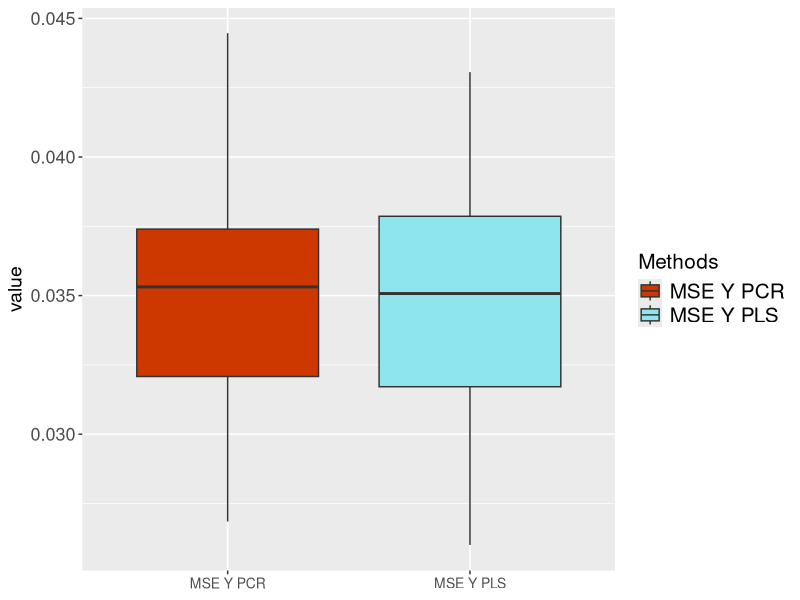
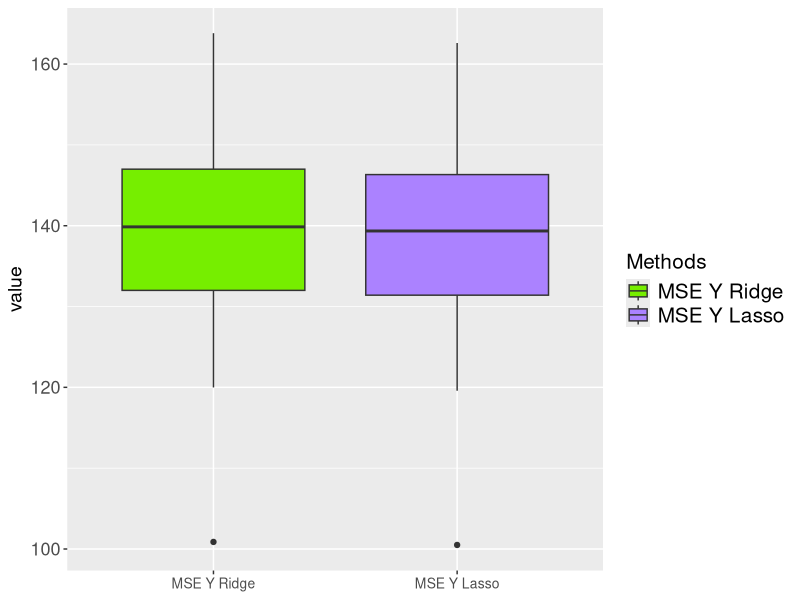

These charts were generated, in order, by the following R code: (Note: this script raises an error after producing the figures.)
library("tidyverse")
library("reshape2")
library("ggpubr")
library("glmnet")
library("pls")


###########################################
###### Simulation of the latent Model ##### 
###########################################

latent.model <- function(n = 500,
                         m = 5,
                         p = 150,
                         sigma_X = 0.1,
                         sigma_Y = 0.1,
                         sigma_P = 1/sqrt(m),
                         alpha.true = NULL,
                         P = NULL,
                         seed = 123) {
  
  set.seed(seed)
  
  N <- matrix(rnorm(n*m, 0, 1), nrow = n, ncol = m)
  if (is.null(alpha.true)) {
    alpha.true <- c(-2*m, m:1)
  }
  
  f <- rnorm(n, 0, 1)
  Y <- N %*% alpha.true[-1] + alpha.true[1] + (sigma_Y * f) 
  
  if (is.null(P)) P <- sigma_P * matrix(rnorm(p*m, 0, 1), nrow = p, ncol = m)
  
  E <- matrix(rnorm(n*p, 0, 1), nrow = n, ncol = p)
  X <- N %*% t(P) + (sigma_X * E)
  
  beta.true <- c(alpha.true[1], P %*% solve(t(P) %*% P) %*% alpha.true[-1])
  
  return(list(X, Y, beta.true))
  
}



##################################
#######      SCRIPTS       ####### 
##################################

#### PCR as function ####


pcr <- function(m = 30, ...) {
  
  # Scaling
  
  mu.X <- apply(X.train, 2, mean)
  sd.X <- apply(X.train, 2, sd)
  
  mu.Y <- apply(Y.train, 2, mean)
  sd.Y <- apply(Y.train, 2, sd)
  
  X.norm.train <- scale(X.train)
  Y.norm.train <- scale(Y.train)
  
  # PCR
  
  m.pca.seq <- 2:m
  pca.results.MSE.y <- Inf
  pca.results.MSE.beta <- Inf
  m.pca.best <- NA
  beta.pca.best <- NA
  cor.pca <- rep(NA, m)
  
  # Global PCA on normalized training data
  
  fit.pca.train <- prcomp(X.norm.train, center=FALSE, scale.=FALSE, rank.=max(m.pca.seq)) 
  
  # PCR model selection
  
  for (m.pca in m.pca.seq) {
    
    # Reduced data set
    X.norm.train.pca <- fit.pca.train$x[, 1:m.pca]                                # prcomp gives you projected data already
    R.pca <- fit.pca.train$rotation[, 1:m.pca]                                    # with prcomp we only use projection matrix for coeffs
    
    data.pca.comp <- cbind(Y.norm.train, X.norm.train.pca)
    data.pca.comp <- as.data.frame(data.pca.comp)
    colnames(data.pca.comp) <- c("Y", paste0("PC", 1:m.pca))
    
    # PCR on reduced data set
    fit.pcr <- lm(Y ~ .,  data=data.pca.comp)                                     # we fit lm to get all coeffs
    beta.norm.pca.proj <- fit.pcr$coefficients                                    # we extract lm coeffs for norm/proj data
    
    # Coeffs for non-reduced normalized data set
    beta.norm.pca <- c(beta.norm.pca.proj[1], R.pca %*% beta.norm.pca.proj[-1])
    
    # Coeffs for original data set
    beta.pca <- beta.norm.pca*0
    
    beta.pca[1] <- sd.Y[1]*beta.norm.pca[1] + mu.Y[1] - sd.Y[1]*(mu.X/sd.X)%*%beta.norm.pca[-1]
    beta.pca[-1] <- sd.Y[1]*beta.norm.pca[-1]/sd.X
    
    # Predict original dataset
    Y.hat.pca <- X.test %*% beta.pca[-1] + beta.pca[1]
    
    # Score prediction
    MSE.y.candidate.pca <- mean((Y.test - Y.hat.pca)^2)
    MSE.beta.candidate.pca <- mean((beta.true - beta.pca)^2)
    cor.pca[m.pca] <- cor(Y.test, Y.hat.pca)
    
    if (MSE.y.candidate.pca < pca.results.MSE.y) {
      
      pca.results.MSE.y <- MSE.y.candidate.pca
      pca.results.MSE.beta <- MSE.beta.candidate.pca
      m.pca.best <- m.pca
      beta.pca.best <- beta.pca
      CondNumbPCA <- kappa((t(X.train) %*% X.train) %*% R.pca)
        
      
    } else {
      next;
    }
    
  }
  
  return(list(pca.results.MSE.y, pca.results.MSE.beta, m.pca.best, cor.pca, CondNumbPCA))
  
}


#### PLS as function ####

pls <- function(m = 30, ...) {
  
  
  # Scaling
  
  mu.X <- apply(X.train, 2, mean)
  sd.X <- apply(X.train, 2, sd)
  
  mu.Y <- apply(Y.train, 2, mean)
  sd.Y <- apply(Y.train, 2, sd)
  
  X.norm.train <- scale(X.train)
  Y.norm.train <- scale(Y.train)
  
  # PLS
  
  m.pls.seq <- 2:m
  pls.results.MSE.y <- Inf
  pls.results.MSE.beta <- Inf
  m.pls.best <- NA
  beta.pls.best <- NA
  cor.pls <- rep(NA, m)
  
  # Global PLS on normalized training data
  
  fit.pls.train <- plsr(Y.norm.train~X.norm.train, center=FALSE, scale=FALSE, ncomp=max(m.pls.seq))
  
  # PLS model selection
  
  for (m.pls in m.pls.seq) {
    
    # Reduced data set
    R.pls <- fit.pls.train$projection[, 1:m.pls]                                  # plsr requires to compute projection matrix first
    X.norm.train.pls <- X.norm.train%*%R.pls                                      # we project data ourselves to be sure
    
    data.pls.comp <- cbind(Y.norm.train, X.norm.train.pls)
    data.pls.comp <- as.data.frame(data.pls.comp)
    colnames(data.pls.comp) <- c("Y", paste0("PLS", 1:m.pls))
    
    # PLS on reduced data set
    fit.plsr <- lm(Y ~ .,  data=data.pls.comp)                                    # we fit lm to get all coeffs
    beta.norm.pls.proj <- fit.plsr$coefficients                                   # we extract lm coeffs for norm/proj data
    
    # Coeffs for non-reduced normalized data set
    beta.norm.pls <- c(beta.norm.pls.proj[1], R.pls%*%beta.norm.pls.proj[-1])
    
    # Coeffs for original data set
    beta.pls <- beta.norm.pls*0
    
    beta.pls[1] <- sd.Y[1]*beta.norm.pls[1] + mu.Y[1] - sd.Y[1]*(mu.X/sd.X)%*%beta.norm.pls[-1]
    beta.pls[-1] <- sd.Y[1]*beta.norm.pls[-1]/sd.X
    
    # Predict original dataset
    Y.hat.pls <- X.test%*%beta.pls[-1] + beta.pls[1]
    
    # Score prediction
    MSE.y.candidate.pls <- mean((Y.test - Y.hat.pls)^2)
    MSE.beta.candidate.pls <- mean((beta.true - beta.pls)^2)
    cor.pls[m.pls] <- cor(Y.test, Y.hat.pls)
    
    if (MSE.y.candidate.pls < pls.results.MSE.y) {
      
      pls.results.MSE.y <- MSE.y.candidate.pls
      pls.results.MSE.beta <- MSE.beta.candidate.pls
      m.pls.best <- m.pls
      beta.pls.best <- beta.pls
      CondNumbPLS <- kappa((t(X.train) %*% X.train) %*% R.pls)
      
    } else {
      next;
    }
    
  }
  
  return(list(pls.results.MSE.y, pls.results.MSE.beta, m.pls.best, cor.pls, CondNumbPLS))
  
}




#### RIDGE as function and without CV ####

ridge <- function(lambda.seq = seq(1, 0.01, -0.01), ...) {
  
  # Scaling
  
  mu.X <- apply(X.train, 2, mean)
  sd.X <- apply(X.train, 2, sd)
  
  mu.Y <- apply(Y.train, 2, mean)
  sd.Y <- apply(Y.train, 2, sd)
  
  X.norm.train <- scale(X.train)
  Y.norm.train <- scale(Y.train)
  
  # RIDGE
  
  ridge.results.MSE.y <- Inf
  ridge.results.MSE.beta <- Inf
  ridge.lambdaopt <- NA
  beta.ridge.best <- NA
  cor.ridge <- rep(NA, length(lambda.seq))
  
  # Global RIDGE on normalized training data
  
  fit.ridge <- glmnet(X.norm.train, Y.norm.train, alpha=0, lambda=lambda.seq)
  
  # RIDGE model selection
  
  for (lambda.ridge in lambda.seq) {
    
    beta.ridge <- coef(fit.ridge, s=lambda.ridge)
    Y.hat.ridge <- X.test %*% beta.ridge[-1] + beta.ridge[1]
    
    MSE.y.candidate.ridge <- mean((Y.test - Y.hat.ridge)^2)
    MSE.beta.candidate.ridge <- mean((beta.true - beta.ridge)^2)
    
    cor.ridge[which(lambda.ridge == lambda.seq)] <- cor(Y.test, Y.hat.ridge)
    
    if (MSE.y.candidate.ridge < ridge.results.MSE.y) {
      
      ridge.results.MSE.y <- MSE.y.candidate.ridge
      ridge.results.MSE.beta <- MSE.beta.candidate.ridge
      ridge.lambdaopt <- lambda.ridge
      beta.ridge.best <- beta.ridge
      CondNumbRidge <- kappa(t(X.train) %*% X.train + (ridge.lambdaopt * diag(ncol(X.train))))
      
    } else {
      next;
    }
    
  }
  
  cor.ridge[which(is.na(cor.ridge))] <- 0
  return(list(ridge.results.MSE.y, ridge.results.MSE.beta, ridge.lambdaopt, cor.ridge, CondNumbRidge))
  
}


#### LASSO as a function and without CV ####


lasso <- function(lambda.seq = seq(1, 0.01, -0.01), ...) {
  
  # Scaling
  
  mu.X <- apply(X.train, 2, mean)
  sd.X <- apply(X.train, 2, sd)
  
  mu.Y <- apply(Y.train, 2, mean)
  sd.Y <- apply(Y.train, 2, sd)
  
  X.norm.train <- scale(X.train)
  Y.norm.train <- scale(Y.train)
  
  # LASSO
  
  lasso.results.MSE.y <- Inf
  lasso.results.MSE.beta <- Inf
  lasso.lambdaopt <- NA
  beta.lasso.best <- NA
  cor.lasso <- rep(NA, length(lambda.seq))
  
  # Global LASSO on normalized training data
  
  fit.lasso <- glmnet(X.norm.train, Y.norm.train, alpha=1, lambda=lambda.seq)
  
  # LASSO model selection
  
  for (lambda.lasso in lambda.seq) {
    
    beta.lasso <- coef(fit.lasso, s=lambda.lasso)
    Y.hat.lasso <- X.test %*% beta.lasso[-1] + beta.lasso[1]
    
    MSE.y.candidate.lasso <- mean((Y.test - Y.hat.lasso)^2)
    MSE.beta.candidate.lasso <- mean((beta.true - beta.lasso)^2)
    
    cor.lasso[which(lambda.lasso == lambda.seq)] <- cor(Y.test, Y.hat.lasso)
    
    if (MSE.y.candidate.lasso < lasso.results.MSE.y) {
      
      lasso.results.MSE.y <- MSE.y.candidate.lasso
      lasso.results.MSE.beta <- MSE.beta.candidate.lasso
      lasso.lambdaopt <- lambda.lasso
      beta.lasso.best <- beta.lasso
      
    } else {
      next;
    }
    
  }
  
  cor.lasso[which(is.na(cor.lasso))] <- 0
  return(list(lasso.results.MSE.y, lasso.results.MSE.beta, lasso.lambdaopt, cor.lasso))
  
}



####### Simulation study ########

k <- 100

m.pcr.max <- 40
m.pls.max <- 40

lambda.ridge.seq <- seq(120, 0.01, length.out = 40)
lambda.lasso.seq <- seq(120, 0.01, length.out = 40)

# Creating result object
  
results.MSE <- matrix(rep(Inf, k * 8), ncol = 8)
results.MSE <- as.data.frame(results.MSE)
colnames(results.MSE) <- c("MSE Y PCR", "MSE beta PCR", 
                             "MSE Y PLS", "MSE beta PLS",
                             "MSE Y Ridge", "MSE beta Ridge",
                             "MSE Y Lasso", "MSE beta Lasso")
  
Parameters.opt <- matrix(rep(NA, k * 4), ncol = 4)
colnames(Parameters.opt) <- c("Princ. Comps.", "Dim. PLS", "Ridge Lambda", "Lasso Lambda")
CondNumb <- matrix(rep(Inf, 4 * k), ncol = 4)
colnames(CondNumb) <- c("Non-transf.", "PCA", "PLS", "Ridge")
CorrPCR <- matrix(rep(Inf, m.pcr.max * k), nrow = k)
CorrPLS <- matrix(rep(Inf, m.pls.max * k), nrow = k)
CorrRidge <- matrix(rep(Inf, length(lambda.ridge.seq) * k), nrow = k)
CorrLasso <- matrix(rep(Inf, length(lambda.lasso.seq) * k), nrow = k)
runtimes <- matrix(rep(NA, k * 4), ncol = 4)
colnames(runtimes) <- c("PCR", "PLS", "Ridge", "Lasso")

### Model parameters ###

n <- 500
m <- 5
p <- 150
sigma_X <- 0.1
sigma_Y <- 0.1
sigma_P <- 1/sqrt(m)

set.seed(0)
alpha.true <- c(-2*m, m:1)
P.true <- sigma_P * matrix(rnorm(p*m, 0, 1), nrow = p, ncol = m)
  
for (i in 1:k) {
  
  print(paste("Experiment",i))
  
  ### Model Creation ###
  
  LatMod <- latent.model(n=n, m=m, p=p, 
                         sigma_X=sigma_X, sigma_Y=sigma_Y, sigma_P=sigma_P, 
                         alpha.true=alpha.true, P=P.true,
                         seed=i)
  X <- LatMod[[1]]
  Y <- LatMod[[2]]
  beta.true <- LatMod[[3]]
  
  ### Dividing Train/Test Data ###
  
  train <- sample(n, n * 0.7, replace = FALSE)
  
  X.train <- as.matrix(X[train, ])
  Y.train <- as.matrix(Y[train])
  
  X.test <- as.matrix(X[-train, ])
  Y.test <- as.matrix(Y[-train])
  
  ### Calculate Condition Number ###
  
  CondNumb[i, 1] <- kappa(t(X.train) %*% X.train)
  
  ### PCA / PCR ###
  
  startpcr <- Sys.time()
  pca.iter <- pcr(m = m.pcr.max, X.train, Y.train, X.test, Y.test, beta.true)
  results.MSE[i, 1] <- pca.iter[[1]]
  results.MSE[i, 2] <- pca.iter[[2]]
  Parameters.opt[i, 1] <- pca.iter[[3]]
  CorrPCR[i, ] <- pca.iter[[4]]
  CondNumb[i, 2] <- pca.iter[[5]]
  endpcr <- Sys.time()
  runtimes[i, 1] <- difftime(endpcr, startpcr, units = "secs")
  
  ### PLS ###
  
  startpls <- Sys.time()
  pls.iter <- pls(m = m.pls.max, X.train, Y.train, X.test, Y.test, beta.true)
  results.MSE[i, 3] <- pls.iter[[1]]
  results.MSE[i, 4] <- pls.iter[[2]]
  Parameters.opt[i, 2] <- pls.iter[[3]]
  CorrPLS[i, ] <- pls.iter[[4]]
  CondNumb[i, 3] <- pls.iter[[5]]
  endpls <- Sys.time()
  runtimes[i, 2] <- difftime(endpls, startpls, units = "secs")
  
  ### RIDGE ###
  
  startridge <- Sys.time()
  ridge.iter <- ridge(lambda = lambda.ridge.seq, X.train, Y.train, X.test, Y.test, beta.true)
  results.MSE[i, 5] <- ridge.iter[[1]]
  results.MSE[i, 6] <- ridge.iter[[2]]
  Parameters.opt[i, 3] <- ridge.iter[[3]]
  CorrRidge[i, ] <- ridge.iter[[4]]
  CondNumb[i, 4] <- ridge.iter[[5]]
  endridge <- Sys.time()
  runtimes[i, 3] <- difftime(endridge, startridge, units = "secs")
  
  ### LASSO ###
  
  startlasso <- Sys.time()
  lasso.iter <- lasso(lambda = lambda.lasso.seq, X.train, Y.train, X.test, Y.test, beta.true)
  results.MSE[i, 7] <- lasso.iter[[1]]
  results.MSE[i, 8] <- lasso.iter[[2]]
  Parameters.opt[i, 4] <- lasso.iter[[3]]
  CorrLasso[i, ] <- lasso.iter[[4]]
  endlasso <- Sys.time()
  runtimes[i, 4] <- difftime(endlasso, startlasso, units = "secs")
    
}

colMeans(runtimes)


### Plots ###

#### MSE PLOTS ####

# PCR = 506, PLS = 44, RIDGE = 49, LASSO = 468

col <- colors()[c(506, 44, 49, 468)]

# MSE Y PLS vs PCR

MSEYdimred.sigma10 <- ggplot(melt(results.MSE[c(1, 3)])) + geom_boxplot(aes(y = value, x = variable, fill = variable)) +
  scale_fill_manual(name = "Methods", values = col[1:2]) +
  theme(axis.title.x=element_blank()) +
  theme(legend.title=element_text(size = 15),
        legend.text=element_text(size=15)) +
  theme(axis.text=element_text(size=13),
        axis.title=element_text(size=14), 
        axis.text.x=element_text(size = 10))


# MSE Y RIDGE vs LASSO

MSEYpen.sigma10 <- ggplot(melt(results.MSE[c(5, 7)])) + geom_boxplot(aes(y = value, x = variable, fill = variable)) +
  scale_fill_manual(name = "Methods", values = col[3:4]) +
  xlab(c("Ridge", "Lasso")) +
  theme(axis.title.x=element_blank()) +
  theme(legend.title=element_text(size = 15),
         legend.text=element_text(size=15)) +
  theme(axis.text=element_text(size=13),
        axis.title=element_text(size=14), 
        axis.text.x=element_text(size = 10))


MSEY0.1 <- ggarrange(MSEYdimred.sigma0.1, MSEYpen.sigma0.1)
MSEY0.1 <- annotate_figure(MSEY0.1, top = text_grob(paste("MSE Y, ", "Sigma_X = ", sigma_X), 
                                        color = "red", face = "bold", size = 14))

MSEY1 <- ggarrange(MSEYdimred.sigma1, MSEYpen.sigma1)
MSEY1 <- annotate_figure(MSEY1, top = text_grob(paste("MSE Y, ", "Sigma_X = ", sigma_X), 
                                        color = "red", face = "bold", size = 14))
MSEY10 <- ggarrange(MSEYdimred.sigma10, MSEYpen.sigma10)
MSEY10 <- annotate_figure(MSEY10, top = text_grob(paste("MSE Y, ", "Sigma_X = ", sigma_X), 
                                      color = "red", face = "bold", size = 14))




# MSE beta PLS vs PCR

MSEbdimred.sigma10 <- ggplot(melt(results.MSE[c(2, 4)])) + geom_boxplot(aes(y = value, x = variable, fill = variable)) +
  scale_fill_manual(name = "Methods", values = col[1:2]) +
  theme(axis.title.x=element_blank()) +
  theme(legend.title=element_text(size = 15),
        legend.text=element_text(size=15)) +
  theme(axis.text=element_text(size=13),
        axis.title=element_text(size=14), 
        axis.text.x=element_text(size = 7))

# MSE beta RIDGE vs LASSO

MSEbpen.sigma10 <- ggplot(melt(results.MSE[c(6, 8)])) + geom_boxplot(aes(y = value, x = variable, fill = variable)) +
  scale_fill_manual(name = "Methods", values = col[3:4]) +
  theme(axis.title.x=element_blank()) +
  theme(legend.title=element_text(size = 15),
        legend.text=element_text(size=15)) +
  theme(axis.text=element_text(size=13),
        axis.title=element_text(size=14), 
        axis.text.x=element_text(size = 7))


MSEb0.1 <- ggarrange(MSEbdimred.sigma0.1, MSEbpen.sigma0.1)
MSEb0.1 <- annotate_figure(MSEb0.1, top = text_grob(paste("MSE beta, ", "Sigma_X = ", sigma_X), 
                                                    color = "red", face = "bold", size = 14))
MSEb1 <- ggarrange(MSEbdimred.sigma1, MSEbpen.sigma1)
MSEb1 <- annotate_figure(MSEb1, top = text_grob(paste("MSE beta, ", "Sigma_X = ", sigma_X), 
                                                color = "red", face = "bold", size = 14))
MSEb10 <- ggarrange(MSEbdimred.sigma10, MSEbpen.sigma10)
MSEb10 <- annotate_figure(MSEb10, top = text_grob(paste("MSE beta, ", "Sigma_X = ", sigma_X), 
                                                 color = "red", face = "bold", size = 14))




#### Parameteres plot ####


Parameters.opt.plt <- melt(Parameters.opt)  
Parameters.opt.plt[(k * 2 + 1):(k * 4), 3] <- p

# Parameters PLS vs PCR vs RIDGE vs LASSO

param.sigma0.1 <- ggplot(Parameters.opt.plt[1:(nrow(Parameters.opt.plt) / 2), ]) + 
 geom_boxplot(aes(y = value, x = Var2, fill = Var2)) + 
 geom_hline(yintercept = m, size = 1.5) +
 scale_fill_manual(name = "Methods", values = col,
                   labels = c("Principal Components", "Dimension PLS")) +
  theme(axis.title.x=element_blank()) +
  theme(legend.title=element_text(size = 15),
        legend.text=element_text(size=15)) +
  theme(axis.text=element_text(size=13),
        axis.title=element_text(size=14), 
        axis.text.x=element_text(size = 10)) +
  ggtitle(label = "Sigma_X = 0.1")

param.sigma1 <- ggplot(Parameters.opt.plt[1:(nrow(Parameters.opt.plt) / 2), ]) + 
  geom_boxplot(aes(y = value, x = Var2, fill = Var2)) + 
  geom_hline(yintercept = m, size = 1.5) +
  scale_fill_manual(name = "Methods", values = col,
                    labels = c("Principal Components", "Dimension PLS")) +
  theme(axis.title.x=element_blank()) +
  theme(legend.title=element_text(size = 15),
        legend.text=element_text(size=15)) +
  theme(axis.text=element_text(size=13),
        axis.title=element_text(size=14), 
        axis.text.x=element_text(size = 10)) +
  ggtitle(label = "Sigma_X = 1")

param.sigma10 <- ggplot(Parameters.opt.plt[1:(nrow(Parameters.opt.plt) / 2), ]) + 
  geom_boxplot(aes(y = value, x = Var2, fill = Var2)) + 
  geom_hline(yintercept = m, size = 1.5) +
  scale_fill_manual(name = "Methods", values = col,
                    labels = c("Principal Components", "Dimension PLS")) +
  theme(axis.title.x=element_blank()) +
  theme(legend.title=element_text(size = 15),
        legend.text=element_text(size=15)) +
  theme(axis.text=element_text(size=13),
        axis.title=element_text(size=14), 
        axis.text.x=element_text(size = 10)) +
  ggtitle(label = "Sigma_X = 10")

param <- ggarrange(param.sigma0.1, param.sigma1, param.sigma10, common.legend = TRUE, ncol = 3, legend = "bottom")
param <- annotate_figure(param, top = text_grob("Real Latent dimension (black) and dimensions for PCR/PLS", 
                                                  color = "red", face = "bold", size = 14))



# Mean over the columns for the correlation and line plots

CorrPCR0.1 <- colMeans(CorrPCR, na.rm = TRUE)
CorrPCR0.1[1] <- 0
CorrPLS0.1 <- colMeans(CorrPLS, na.rm = TRUE)
CorrPLS0.1[1] <- 0

CorrRidge0.1 <- colMeans(CorrRidge, na.rm = TRUE)
CorrLasso0.1 <- colMeans(CorrLasso, na.rm = TRUE)

CorrPCR1 <- colMeans(CorrPCR, na.rm = TRUE)
CorrPCR1[1] <- 0
CorrPLS1 <- colMeans(CorrPLS, na.rm = TRUE)
CorrPLS1[1] <- 0

CorrRidge1 <- colMeans(CorrRidge, na.rm = TRUE)
CorrLasso1 <- colMeans(CorrLasso, na.rm = TRUE)

CorrPCR10 <- colMeans(CorrPCR, na.rm = TRUE)
CorrPCR10[1] <- 0
CorrPLS10 <- colMeans(CorrPLS, na.rm = TRUE)
CorrPLS10[1] <- 0

CorrRidge10 <- colMeans(CorrRidge, na.rm = TRUE)
CorrLasso10 <- colMeans(CorrLasso, na.rm = TRUE)

### SIGMA = 0.1 ###


corr.sigma0.1.zoom <- ggplot() + geom_line(aes(x = 1:m.pcr.max, y = CorrPCR0.1,  color = col[2]), size = 1.5, alpha = 0.7) +
  geom_line(aes(x = 1:m.pls.max, y = CorrPLS0.1, color = col[3]), size = 1.5, alpha = 0.7) + 
  geom_line(aes(x = lambda.ridge.seq / 3, y = CorrRidge0.1, color = col[4]), size = 1.5, alpha = 0.7) + 
  geom_line(aes(x = lambda.lasso.seq / 3, y = CorrLasso0.1, color = col[1]), size = 1.5, alpha = 0.7) +
  scale_color_manual(name = "Methods", values = col, 
                     labels = c("PCR", "PLS", "Ridge", "Lasso"),
                     ) +
  scale_x_continuous(sec.axis = sec_axis(~. * 3, name = "Lambda"), name = "Dimensions") +
  ylab("Correlation") +
  coord_cartesian(ylim=c(0.99,1)) +
  ggtitle("sigma_X = 0.1, zoom")


### SIGMA = 1 ###

corr.sigma1.zoom <- ggplot() + geom_line(aes(x = 1:m.pcr.max, y = CorrPCR1,  color = col[2]), size = 1.5, alpha = 0.7) +
  geom_line(aes(x = 1:m.pls.max, y = CorrPLS1, color = col[3]), size = 1.5, alpha = 0.7) + 
  geom_line(aes(x = lambda.ridge.seq / 3, y = CorrRidge1, color = col[4]), size = 1.5, alpha = 0.7) + 
  geom_line(aes(x = lambda.lasso.seq / 3, y = CorrLasso1, color = col[1]), size = 1.5, alpha = 0.7) +
  scale_color_manual(name = "Methods", values = col, 
                     labels = c("PCR", "PLS", "Ridge", "Lasso"),
  ) +
  scale_x_continuous(sec.axis = sec_axis(~ . * 3, name = "Lambda"), name = "Dimensions") +
  ylab("Correlation") +
  coord_cartesian(ylim=c(0.95,0.99)) +
  ggtitle("sigma_X = 1, zoom")



### SIGMA = 10 ###

corr.sigma10.zoom <- ggplot() + geom_line(aes(x = 1:m.pcr.max, y = CorrPCR10,  color = col[2]), size = 1.5, alpha = 0.7) +
  geom_line(aes(x = 1:m.pls.max, y = CorrPLS10, color = col[3]), size = 1.5, alpha = 0.7) + 
  geom_line(aes(x = lambda.ridge.seq / 3, y = CorrRidge10, color = col[4]), size = 1.5, alpha = 0.7) + 
  geom_line(aes(x = lambda.lasso.seq / 3, y = CorrLasso10, color = col[1]), size = 1.5, alpha = 0.7) +
  scale_color_manual(name = "Methods", values = col, 
                     labels = c("PCR", "PLS", "Ridge", "Lasso"),
  ) +
  scale_x_continuous(sec.axis = sec_axis(~ . * 3, name = "Lambda"), name = "Dimensions") +
  ylab("Correlation") +
  coord_cartesian(ylim=c(0.2,0.35)) +
  ggtitle("sigma_X = 10, zoom")


rm(Corr.plt)
Corr.plt  <- ggarrange(corr.sigma0.1.zoom, corr.sigma1.zoom, corr.sigma10.zoom, common.legend = TRUE, legend = "bottom", ncol = 3)
Corr.plt <- annotate_figure(Corr.plt, top = text_grob(paste("Correlation for all methods"), 
                                                                     color = "red", face = "bold", size = 14))



# Condition Numbers

### SIGMA = 0.1 ###

condnumb0.1 <- ggplot(melt(CondNumb)) + 
  geom_boxplot(aes(x = Var2, y = value, fill = Var2)) +
  scale_fill_manual(name = "Condition Numbers", values = c("darkgrey", col[1:3])) +
  ggtitle(label = paste("Sigma_X = ", sigma_X)) + 
  theme(axis.title.x=element_blank(), #remove x axis labels
  )

### SIGMA = 1 ###

condnumb1 <- ggplot(melt(CondNumb)) + 
  geom_boxplot(aes(x = Var2, y = value, fill = Var2)) +
  scale_fill_manual(name = "Condition Numbers", values = c("darkgrey", col[1:3])) +
  ggtitle(label = paste("Sigma_X = ", sigma_X)) + 
  theme(axis.title.x=element_blank(), #remove x axis labels
  )

### SIGMA = 10 ###

condnumb10 <- ggplot(melt(CondNumb)) + 
  geom_boxplot(aes(x = Var2, y = value, fill = Var2)) +
  scale_fill_manual(name = "Condition Numbers", values = c("darkgrey", col[1:3])) +
  ggtitle(label = paste("Sigma_X = ", sigma_X)) + 
  theme(axis.title.x=element_blank(), #remove x axis labels
  )


condnum <- ggarrange(condnumb0.1, condnumb1, condnumb10, common.legend = TRUE, legend = "bottom", ncol = 3)
condnum <- annotate_figure(condnum, top = text_grob("Condition Numbers for X.train and after PCR/PLS/Ridge", 
                                                color = "red", face = "bold", size = 14))
